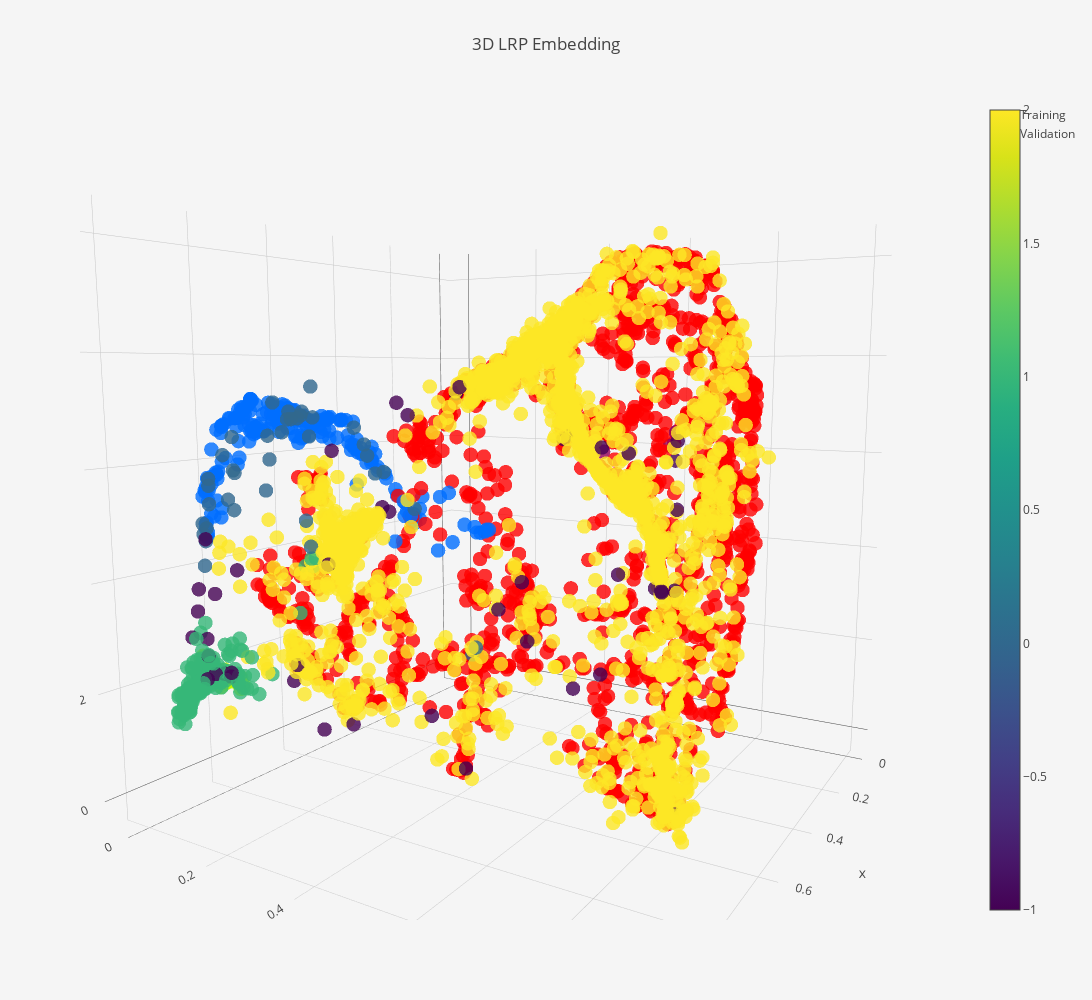

Source (notebook cell):
### Code cell
plot_clusters(pipeline)

### Figure 1 — Plotly figure (JSON) as saved in the notebook; plotly's stock layout.template omitted (floating-point values rounded to 4 significant figures; data arrays with more than 128 entries replaced by an {"elided": "..."} marker saying what was removed)
{"data": [{"marker": {"color": {"elided": "2081 int values"}, "colorscale": "Rainbow", "opacity": 0.8, "size": 5}, "mode": "markers", "name": "Training", "text": {"elided": "2081 int values"}, "type": "scatter3d", "uid": "490d0b8f-95b4-4896-9180-0047f45d36f7", "x": {"elided": "2081 float values"}, "y": {"elided": "2081 float values"}, "z": {"elided": "2081 float values"}}, {"marker": {"color": {"elided": "2306 int values"}, "colorscale": "Viridis", "opacity": 0.8, "showscale": true, "size": 5}, "mode": "markers", "name": "Validation", "text": {"elided": "2306 int values"}, "type": "scatter3d", "uid": "77ce562f-d507-40a2-947d-0bf57030bbba", "x": {"elided": "2306 float values"}, "y": {"elided": "2306 float values"}, "z": {"elided": "2306 float values"}}], "layout": {"autosize": false, "height": 1000, "paper_bgcolor": "#F5F5F5", "scene": {"aspectmode": "auto", "aspectratio": {"x": 0.9889, "y": 0.9957, "z": 1.016}, "camera": {"center": {"x": 0, "y": 0, "z": 0}, "eye": {"x": 1.457, "y": 0.8836, "z": 0.2399}, "projection": {"type": "perspective"}, "up": {"x": 0, "y": 0, "z": 1}}}, "title": {"text": "3D LRP Embedding"}, "width": 1200}}
